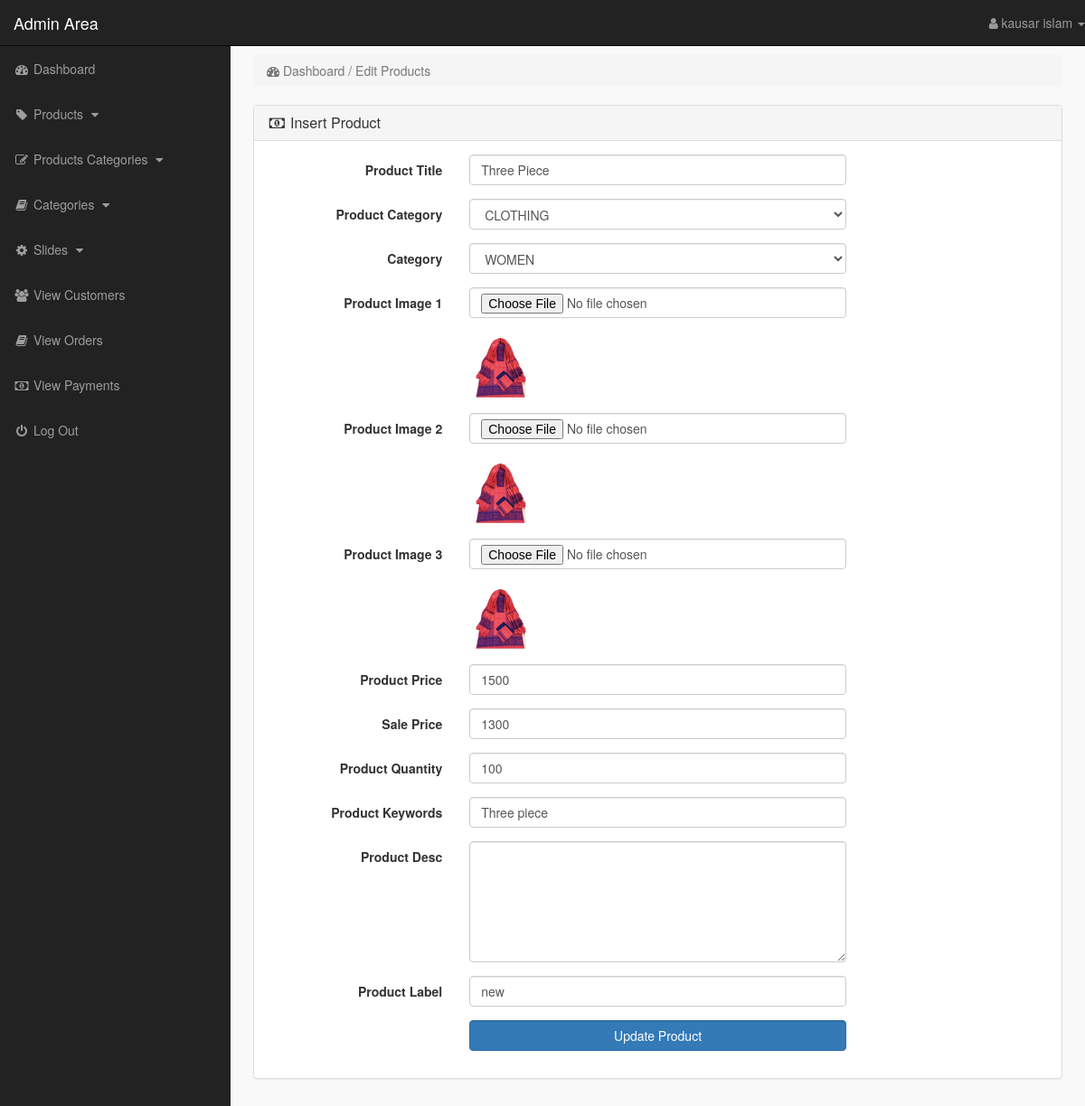
Screenshot of /admin_area/index.php?edit_product=32 (signed in) with the database file from the repository.
### tables this page shows
CREATE TABLE `products` (
  `product_id` int(10) NOT NULL,
  `p_cat_id` int(10) NOT NULL,
  `cat_id` int(10) NOT NULL,
  `date` timestamp NOT NULL DEFAULT current_timestamp() ON UPDATE current_timestamp(),
  `product_title` text NOT NULL,
  `product_img1` text NOT NULL,
  `product_img2` text NOT NULL,
  `product_img3` text NOT NULL,
  `product_price` int(10) NOT NULL,
  `product_desc` varchar(255) NOT NULL,
  `product_keywords` text NOT NULL,
  `product_label` text NOT NULL,
  `product_sale` int(10) NOT NULL,
  `product_qty` int(100) NOT NULL
);

CREATE TABLE `product_categories` (
  `p_cat_id` int(10) NOT NULL,
  `p_cat_title` text NOT NULL,
  `p_cat_desc` text NOT NULL
);

CREATE TABLE `categories` (
  `cat_id` int(100) NOT NULL,
  `cat_title` text NOT NULL,
  `cat_desc` text NOT NULL
);

### admin_area/edit_product.php (the view, shortened to what this page needs)
<?php
    if(!isset($_SESSION['admin_email'])){
        echo "<script>window.open('login.php','_self')</script>";
    }else{
?>
<?php
    if(isset($_GET['edit_product'])){
        $edit_id = $_GET['edit_product'];
        $get_p = "select * from products where product_id='$edit_id'";
        $run_edit = mysqli_query($con,$get_p);
        $row_edit = mysqli_fetch_array($run_edit);
        $p_title = $row_edit['product_title'];
        $p_cat = $row_edit['p_cat_id'];
        $cat = $row_edit['cat_id'];
        $p_image1 = $row_edit['product_img1'];
        $p_image2 = $row_edit['product_img2'];
        $p_image3 = $row_edit['product_img3'];
        $p_price = $row_edit['product_price'];
        $p_sale = $row_edit['product_sale'];
        $p_keywords = $row_edit['product_keywords'];
        $p_desc = $row_edit['product_desc'];
        $p_label = $row_edit['product_label'];
        $p_qty = $row_edit['product_qty'];
    }
        $get_p_cat = "select * from product_categories where p_cat_id='$p_cat'";
        $run_p_cat = mysqli_query($con,$get_p_cat);
        $row_p_cat = mysqli_fetch_array($run_p_cat);
        $p_cat_title = $row_p_cat['p_cat_title'];
        $get_cat = "select * from categories where cat_id='$cat'";
        $run_cat = mysqli_query($con,$get_cat);
        $row_cat = mysqli_fetch_array($run_cat);
        $cat_title = $row_cat['cat_title'];
?>
<!DOCTYPE html>
<html lang="en">
<head>
</head>
<body>
<div class="row">
    <div class="col-lg-12">
        <ol class="breadcrumb">
            <li class="active">
                <i class="fa fa-dashboard"></i> Dashboard / Edit Products
            </li>
        </ol>
    </div>
</div>
<div class="row">
    <div class="col-lg-12">
        <div class="panel panel-default">
           <div class="panel-heading">
               <h3 class="panel-title">
                   <i class="fa fa-money fa-fw"></i> Insert Product
               </h3>
           </div>
           <div class="panel-body">
               <form method="post" class="form-horizontal" enctype="multipart/form-data">
                   <div class="form-group">
                      <label class="col-md-3 control-label"> Product Title </label>
                      <div class="col-md-6">
                          <input name="product_title" type="text" class="form-control" required value="<?php echo $p_title; ?>">
                      </div>
                   </div>
                   <div class="form-group">
                      <label class="col-md-3 control-label"> Product Category </label>
                      <div class="col-md-6">
                          <select name="product_cat" class="form-control">
                              <option value="<?php echo $p_cat; ?>"> <?php echo $p_cat_title; ?> </option>
                          </select>
                      </div>
                   </div>
                   <div class="form-group">
                      <label class="col-md-3 control-label"> Category </label>
                      <div class="col-md-6">
                          <select name="cat" class="form-control">
                              <option value="<?php echo $cat; ?>"> <?php echo $cat_title; ?> </option>
                          </select>
                      </div>
                   </div>
                   <div class="form-group">
                      <label class="col-md-3 control-label"> Product Image 1 </label>
                      <div class="col-md-6">
                          <input name="product_img1" type="file" class="form-control" required>
                          <br>
                          <img width="70" height="70" src="product_images/<?php echo $p_image1; ?>" alt="<?php echo $p_image1; ?>">
                      </div>
                   </div>
                   <div class="form-group">
                      <label class="col-md-3 control-label"> Product Image 2 </label>
                      <div class="col-md-6">
                          <input name="product_img2" type="file" class="form-control">
                          <br>
                          <img width="70" height="70" src="product_images/<?php echo $p_image2; ?>" alt="<?php echo $p_image2; ?>">
                      </div>
                   </div>
                   <div class="form-group">
                      <label class="col-md-3 control-label"> Product Image 3 </label>
                      <div class="col-md-6">
                          <input name="product_img3" type="file" class="form-control form-height-custom">
                          <br>
                          <img width="70" height="70" src="product_images/<?php echo $p_image3; ?>" alt="<?php echo $p_image3; ?>">
                      </div>
                   </div>
                   <div class="form-group">
                      <label class="col-md-3 control-label"> Product Price </label>
                      <div class="col-md-6">
                          <input name="product_price" type="text" class="form-control" required value="<?php echo $p_price; ?>">
                      </div>
                   </div>
                   <div class="form-group">
                      <label class="col-md-3 control-label"> Sale Price </label>
                      <div class="col-md-6">
                          <input name="product_sale" type="text" class="form-control" value="<?php echo $p_sale; ?>">
                      </div>
                   </div>
                   <div class="form-group">
                      <label class="col-md-3 control-label"> Product Quantity </label>
                      <div class="col-md-6">
                          <input name="product_qty" type="text" class="form-control" value="<?php echo $p_qty; ?>">
                      </div>
                   </div>
                   <div class="form-group">
                      <label class="col-md-3 control-label"> Product Keywords </label>
                      <div class="col-md-6">
                          <input name="product_keywords" type="text" class="form-control" required value="<?php echo $p_keywords; ?>">
                      </div>
                   </div>
                   <div class="form-group">
                      <label class="col-md-3 control-label"> Product Desc </label>
                      <div class="col-md-6">
                          <textarea name="product_desc" cols="19" rows="6" class="form-control">
                              <?php echo $p_desc; ?>
                          </textarea>
                      </div>
                   </div>
                    <div class="form-group">
                      <label class="col-md-3 control-label"> Product Label </label>
                      <div class="col-md-6">
                          <input name="product_label" type="text" class="form-control" required value="<?php echo $p_label; ?>">
                      </div>
                   </div>
                   <div class="form-group">
                      <label class="col-md-3 control-label"></label>
                      <div class="col-md-6">
                          <input name="update" value="Update Product" type="submit" class="btn btn-primary form-control">
                      </div>
                   </div>
               </form>
           </div>
        </div>
    </div>
</div>
</body>
</html>
<?php } ?>

### admin_area/includes/sidebar_stuff.php (shortened to what this page needs)
<?php
    if(!isset($_SESSION['admin_email'])){
        echo "<script>window.open('login.php','_self')</script>";
    }else{
?>
<nav class="navbar navbar-inverse navbar-fixed-top">
    <div class="navbar-header">
        <a href="index.php?dashboard" class="navbar-brand">Admin Area</a>
    </div>
    <ul class="nav navbar-right top-nav">
        <li class="dropdown">
            <a href="#" class="dropdown-toggle" data-toggle="dropdown">
                <i class="fa fa-user"></i> <?php echo $admin_name; ?> <b class="caret"></b>
            </a>
        </li>
    </ul>
    <div class="collapse navbar-collapse navbar-ex1-collapse">
        <ul class="nav navbar-nav side-nav">
            <li>
                <a href="index.php?dashboard">
                        <i class="fa fa-fw fa-dashboard"></i> Dashboard
                </a>
            </li>
            <li>
                <a href="#" data-toggle="collapse" data-target="#products">
                        <i class="fa fa-fw fa-tag"></i> Products
                        <i class="fa fa-fw fa-caret-down"></i>
                </a>
            </li>
            <li>
                <a href="#" data-toggle="collapse" data-target="#p_cat">
                        <i class="fa fa-fw fa-edit"></i> Products Categories
                        <i class="fa fa-fw fa-caret-down"></i>
                </a>
            </li>
            <li>
                <a href="#" data-toggle="collapse" data-target="#cat">
                        <i class="fa fa-fw fa-book"></i> Categories
                        <i class="fa fa-fw fa-caret-down"></i>
                </a>
            </li>
            <li>
                <a href="#" data-toggle="collapse" data-target="#slides">
                        <i class="fa fa-fw fa-gear"></i> Slides
                        <i class="fa fa-fw fa-caret-down"></i>
                </a>
            </li>
            <li>
                <a href="index.php?view_customers">
                    <i class="fa fa-fw fa-users"></i> View Customers
                </a>
            </li>
            <li>
                <a href="index.php?view_orders">
                    <i class="fa fa-fw fa-book"></i> View Orders
                </a>
            </li>
            <li>
                <a href="index.php?view_payments">
                    <i class="fa fa-fw fa-money"></i> View Payments
                </a>
            </li>
            <li>
                <a href="logout.php">
                    <i class="fa fa-fw fa-power-off"></i> Log Out
                </a>
            </li>
        </ul>
    </div>
</nav>
<?php } ?>

### admin_area/css/style.css (style rules this page uses)
body { margin-top: 100px; }
@media (min-width: 768px) { body { margin-top: 50px; } }
.top-nav { 0 15px; }
.top-nav>li { float: left; display: inline-block; }
.top-nav>li>a { color: #999999; line-height: 20px; padding-top: 15px; padding-bottom: 15px; }
@media (min-width: 768px) { .side-nav { position: fixed; top: 51px; bottom: 0; width: 255px; overflow-y: auto; overflow-x: hidden; background-color: #222222; padding-bottom: 40px; border-radius: 0; } }
@media (min-width: 768px) { .side-nav>li>a { width: 255px; } }
.panel-body { border-radius: 5px; }

### rows the page displays
products: product_title "Three Piece", product_img1 (picture), product_img2 (picture), product_img3 (picture), product_price "1500", product_sale "1300", product_qty "100", product_keywords "Three piece", product_label "new"
product_categories: product_cat "CLOTHING"
categories: cat "WOMEN"

### other values shown
$admin_name "kausar islam"
